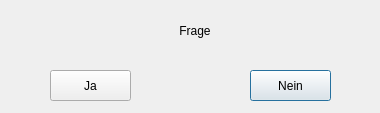
<?xml version="1.0" encoding="UTF-8"?>
<ui version="4.0">
 <class>linboYesNo</class>
 <widget class="QDialog" name="linboYesNo">
  <property name="geometry">
   <rect>
    <x>0</x>
    <y>0</y>
    <width>380</width>
    <height>113</height>
   </rect>
  </property>
  <property name="windowTitle">
   <string>Frage</string>
  </property>
  <widget class="QPushButton" name="NoButton">
   <property name="geometry">
    <rect>
     <x>250</x>
     <y>70</y>
     <width>81</width>
     <height>31</height>
    </rect>
   </property>
   <property name="text">
    <string>Nein</string>
   </property>
  </widget>
  <widget class="QLabel" name="question">
   <property name="geometry">
    <rect>
     <x>10</x>
     <y>10</y>
     <width>370</width>
     <height>41</height>
    </rect>
   </property>
   <property name="font">
    <font/>
   </property>
   <property name="text">
    <string>Frage</string>
   </property>
   <property name="alignment">
    <set>Qt::AlignCenter</set>
   </property>
   <property name="wordWrap">
    <bool>false</bool>
   </property>
  </widget>
  <widget class="QPushButton" name="YesButton">
   <property name="geometry">
    <rect>
     <x>50</x>
     <y>70</y>
     <width>81</width>
     <height>31</height>
    </rect>
   </property>
   <property name="text">
    <string>Ja</string>
   </property>
  </widget>
 </widget>
 <layoutdefault spacing="6" margin="11"/>
 <pixmapfunction>qPixmapFromMimeSource</pixmapfunction>
 <resources/>
 <connections/>
</ui>
